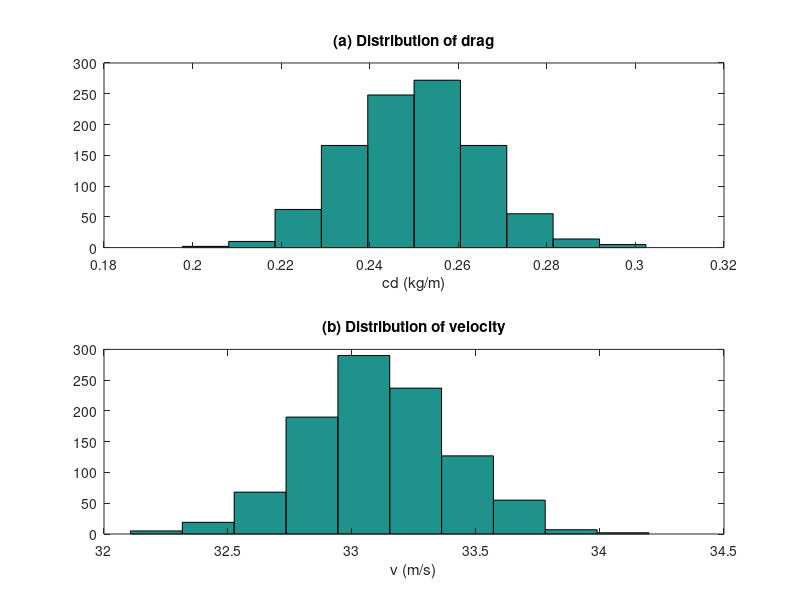

The MATLAB script that drew this image:
%% Basic Statistics
x = [6.395 6.435 6.485 6.495 6.505 6.515 6.555 ...
    6.555 6.565 6.575 6.595 6.605 6.615 6.625 ...
    6.625 6.635 6.655 6.655 6.665 6.685 6.715 ...
    6.715 6.755 6.775];

format short g

m_x = mean(x);
med_x = median(x);
mod_x = mode(x);


min_x = min(x);
max_x = max(x);

range = max(x) - min(x);

var_x = var(x);
std_x = std(x);

s = x;

[n, x] = hist(s);
hist(s)

%% Random Number Generation
% r_uniform = low + (up - low) * rand(m, n)
% Exmple #1
clc, format short g
n = 1000;
t = 4;
m = 68.1;
g = 9.81;
cd = 0.25;
min_cd = cd - 0.25;
max_cd = cd + 0.25;
r = rand(n, 1);

rand_cd = min_cd + (max_cd - min_cd) * r;
mean_cd = mean(rand_cd);
std_cd = std(rand_cd);
delta_cd = (max_cd - min_cd) / mean_cd / 2 * 100;
subplot(2, 1, 1);
hist(rand_cd), title('(a) Distribution of drag')
xlabel('cd (kg/m)')

rand_v = sqrt(g*m./rand_cd).*tanh(sqrt(g*rand_cd/m)*t);
mean_v = mean(rand_v);
delta_v = (max(rand_v) - min(rand_v)) / mean_v / 2 * 100;
subplot(2, 1, 2);
hist(rand_v), title('(b) Distribution of velocity')
xlabel('v (m/s)')

%% Random Number Generation(Monte Carlo simulation)
% r_normal = mn + s * randn(m, n)
% Exmple #2
clc, format short g
n = 1000;
t = 4;
m = 68.1;
g = 9.81;
cd = 0.25;
stdev = 0.01443;
r = randn(n, 1);

randn_cd = cd + stdev * r;
mean_cd = mean(randn_cd);
stdev_cd = std(randn_cd);
cv_cd = stdev_cd / mean_cd * 100;
subplot(2, 1, 1);
hist(randn_cd), title('(a) Distribution of drag')
xlabel('cd (kg/m)')

randn_v = sqrt(g*m./randn_cd).*tanh(sqrt(g*randn_cd/m)*t);
mean_v = mean(randn_v);
stdev_v = std(randn_v);
cv_v = stdev_v / mean_v * 100;
subplot(2, 1, 2);
hist(randn_v), title('(b) Distribution of velocity')
xlabel('v (m/s)')

%% Best Fit Line
x = 10:10:80;
y = [25 70 380 550 610 1220 830 1450];


